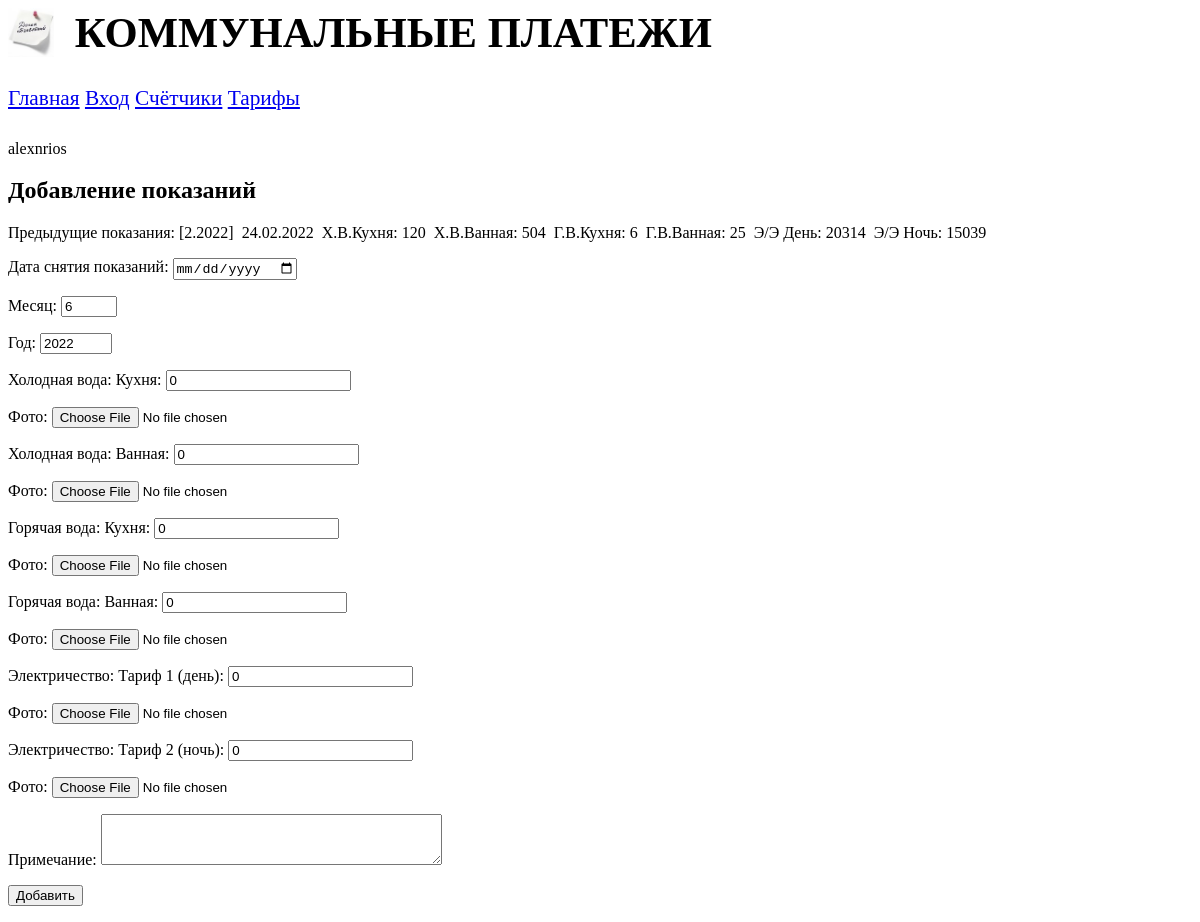
Before: /prospect/add_counter/ (signed in) with the older database file.
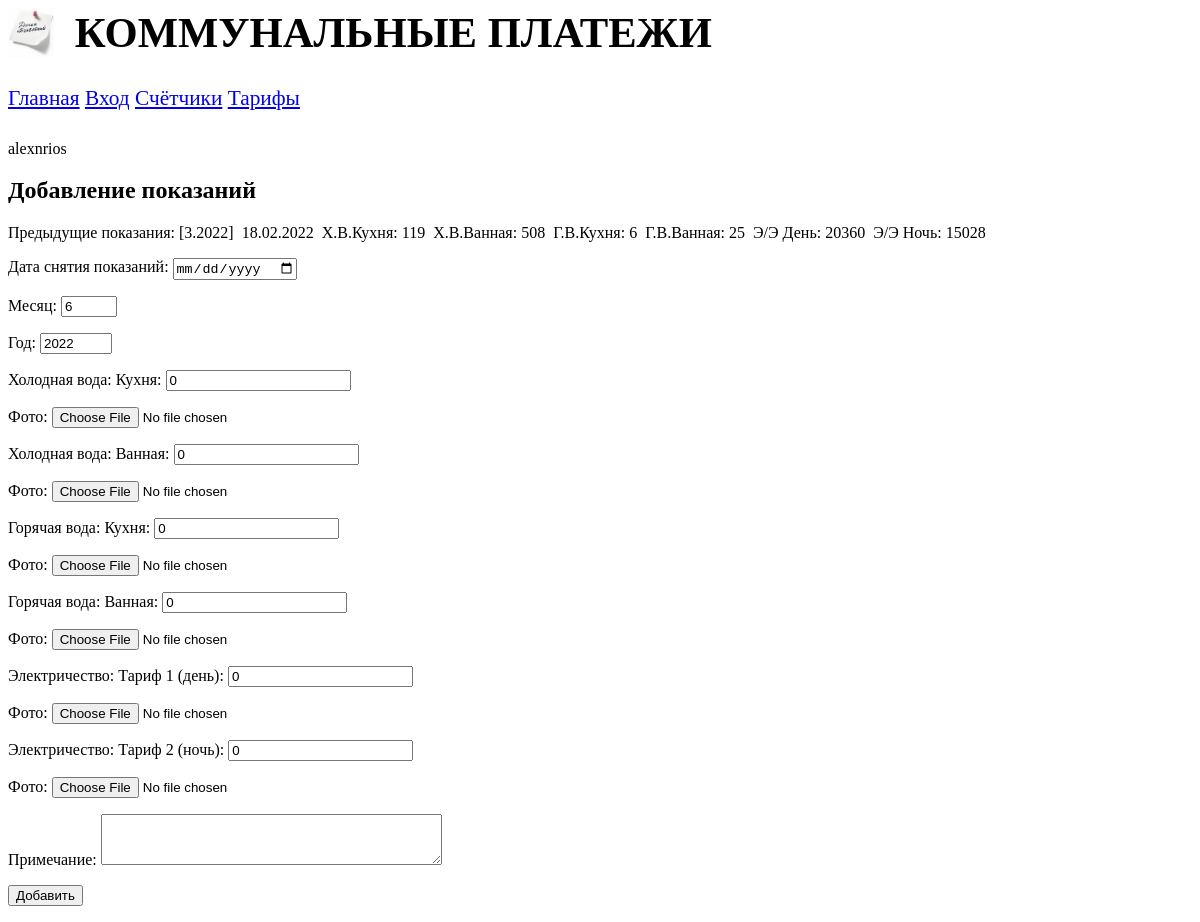
After: the same page with the newer database file.
### prospect/models.py (models this page shows)
class Counters(models.Model):
    date_get = models.DateField(verbose_name='Дата снятия показаний')
    month = models.IntegerField(verbose_name='Месяц')
    year = models.IntegerField(verbose_name='Год')
    cw_kitchen = models.IntegerField(verbose_name='Холодная вода: Кухня')
    cw_kitchen_img = models.ImageField(verbose_name='Фото', blank=True, upload_to=get_timestamp_path)
    cw_bathroom = models.IntegerField(verbose_name='Холодная вода: Ванная')
    cw_bathroom_img = models.ImageField(verbose_name='Фото', blank=True, upload_to=get_timestamp_path)
    hw_kitchen = models.IntegerField(verbose_name='Горячая вода: Кухня')
    hw_kitchen_img = models.ImageField(verbose_name='Фото', blank=True, upload_to=get_timestamp_path)
    hw_bathroom = models.IntegerField(verbose_name='Горячая вода: Ванная')
    hw_bathroom_img = models.ImageField(verbose_name='Фото', blank=True, upload_to=get_timestamp_path)
    el_1 = models.IntegerField(verbose_name='Электричество: Тариф 1 (день)')
    el_1_img = models.ImageField(verbose_name='Фото', blank=True, upload_to=get_timestamp_path)
    el_2 = models.IntegerField(verbose_name='Электричество: Тариф 2 (ночь)')
    el_2_img = models.ImageField(verbose_name='Фото', blank=True, upload_to=get_timestamp_path)
    notes = models.TextField(verbose_name='Примечание', null=True, blank=True)
    class Meta:
        verbose_name_plural = 'Показания счётчиков'
        verbose_name = 'Показания счётчиков'
        unique_together = ('month', 'year')
        ordering = ['-year', '-month']
        get_latest_by = ['-year', '-month']

### prospect/views.py (the view)
# urls.py: path('add_counter/', add_counter, name='add_counter'),
@login_required()
@permission_required('prospect.add_counters', raise_exception=True)
def add_counter(request):
    if request.method == 'POST':
        form = CountersForm(request.POST, request.FILES)
        if form.is_valid():
            cc = form.save()
            return redirect('counters')
    else:
        form = CountersForm()
    context = {'form': form, 'prev_counter': Counters.objects.first()}
    return render(request, 'prospect/add_counter.html', context)

### prospect/templates/prospect/add_counter.html (shortened to what this page needs)
{% extends "layout/basic.html" %}
{% block content %}
<h2>Добавление показаний</h2>
<p>
    <span>Предыдущие показания:</span>
    <span>[{{ prev_counter.month }}.{{ prev_counter.year }}]</span>&nbsp;
    <span>{{ prev_counter.date_get|date:"d.m.Y" }}</span>&nbsp;
    <span>Х.В.Кухня: {{ prev_counter.cw_kitchen }}</span>&nbsp;
    <span>Х.В.Ванная: {{ prev_counter.cw_bathroom }}</span>&nbsp;
    <span>Г.В.Кухня: {{ prev_counter.hw_kitchen }}</span>&nbsp;
    <span>Г.В.Ванная: {{ prev_counter.hw_bathroom }}</span>&nbsp;
    <span>Э/Э День: {{ prev_counter.el_1 }}</span>&nbsp;
    <span>Э/Э Ночь: {{ prev_counter.el_2 }}</span>
</p>
<form method="post" enctype="multipart/form-data">
    {{ form.as_p }}
    <input type="submit" value="Добавить">
</form>
{% endblock %}

Changed rows visible on the page:
no longer on this page (row edited): Counters: month "2", year "2022", date_get "24.02.2022", cw_kitchen "120", cw_bathroom "504", hw_kitchen "6", hw_bathroom "25", el_1 "20314", el_2 "15039"
added Counters: month "3", year "2022", date_get "18.02.2022", cw_kitchen "119", cw_bathroom "508", hw_kitchen "6", hw_bathroom "25", el_1 "20360", el_2 "15028"
